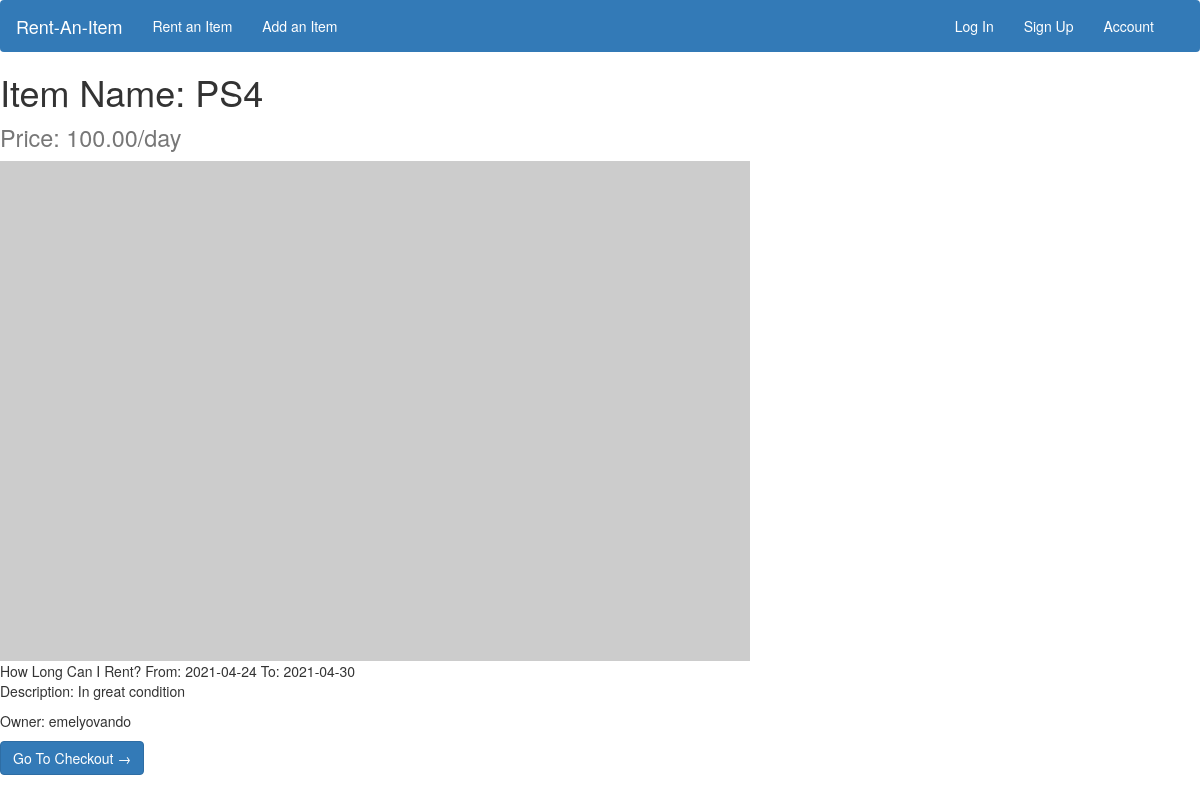
Page /readmore/emelyovando/PS4 on the committed database.
### main.py (models this page shows)
class AvailableItems(db.Model):
    __tablename__ = 'available_items'
    itemId = db.Column(db.Integer, primary_key=True)
    ownerId = db.Column(db.Integer, db.ForeignKey('users.id'), nullable=False)
    category = db.Column(db.String(50), nullable=False)
    price = db.Column(db.String(30), nullable=False)
    description = db.Column(db.String(500))
    photoUri = db.Column(db.String(240))
    dateAdded = db.Column(db.String(50), nullable=False)
    dueDate = db.Column(db.String(50))
    rented = db.relationship('RentedItems', backref='available_items', lazy=True)

class Users(db.Model):
    __tablename__ = 'users'
    id = db.Column(db.Integer, primary_key=True)
    firstName = db.Column(db.String(50), nullable=False)
    lastName = db.Column(db.String(50), nullable=False)
    email = db.Column(db.String(120), unique=True, nullable=False)
    username = db.Column(db.String(80), nullable=False)
    password = db.Column(db.String(200), nullable=False)
    cardNo = db.Column(db.Integer)
    expDate = db.Column(db.String(30))
    cvc = db.Column(db.Integer)
    items = db.relationship('AvailableItems', backref='users', lazy=True)

### main.py (the view)
@app.route('/readmore/<ownername>/<item_name>')
def readmore(ownername, item_name):
    item = util.get_an_item('RentAnItemDb.db', ownername, item_name)
    return render_template('read_more.html', item_name=item[0][2], price=item[0][4], description=item[0][5], date_added=item[0][6],
                            end_date=item[0][7], owner= ownername)

### util.py (called while the page is built)
def get_an_item(db, username, item_name):
    owner_id_query = "SELECT ID FROM Users WHERE username= '%s'" % username
    connection = sqlite3.connect(db)
    cursor = connection.cursor()
    cursor.execute(owner_id_query)
    owner_id = cursor.fetchall()
    owner_id = owner_id[0][0]
    query = "SELECT * FROM Available_Items WHERE item_name = '%s' AND owner_id=%d" % (item_name, owner_id)
    cursor.execute(query)
    query_results = cursor.fetchall()
    cursor.close()
    connection.close()
    return query_results

### templates/read_more.html (shortened to what this page needs)
{% extends "base.html" %}
{% block content %}
    <h1 class="my-4">Item Name: {{item_name}}<br>
        <small>Price: {{price}}</small>
    </h1>
      <img class="card-body" src="http://placehold.it/750x300" alt="Card image cap" width="750" height="500">
      <div class="howl">How Long Can I Rent? From: {{date_added}} To: {{end_date}}</div>
      <p class="card-text">Description: {{description}}</p>
      <p class="card-text">Owner: {{owner}}</p>
      <a href="#" class="btn btn-primary">Go To Checkout &rarr;</a>
{% endblock %}

### rows in the picture
AvailableItems: item_name "PS4", price "100.00/day", photo_uri "2021-04-24", date_added "2021-04-30", description "In great condition"
Users: username "emelyovando"
